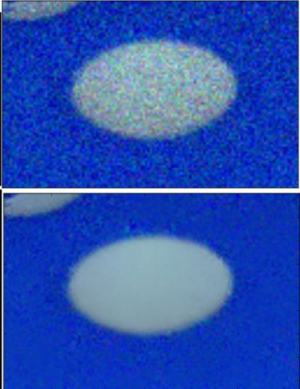
#> input picture Round 1/Intermediate Files/img.jpg, 300 x 389 px, given in place of the camera
$ python cv.py
#> lines starting #> are read from the running program, lines starting #| are printed output that depends on the picture; after the words box and inside, x2 and y2 are one past the last pixel; in counts of white or black regions, pixels touching at a corner belong together; long printed decimals are rounded
import cv2
import numpy as np
import imutils

import math
from math import atan2, degrees


# [12 lines of commented-out code are left out]


def angle(a, b, c):
    ang = degrees(atan2(c[1] - b[1], c[0] - b[0]) - atan2(a[1] - b[1], a[0] - b[0]))
    return ang


def displacement(x, y, a, b):
    disp = abs(((x - a) ** 2 + (y - b) ** 2) ** (1 / 2))
    return disp


cap = cv2.VideoCapture(0, cv2.CAP_DSHOW)
cap.set(3, 1420)
cap.set(4, 800)

index = 1

arr = [
    [532, 614],
    [550, 415],
    [590, 270],
    [590, 140],
    [490, 108],
    [360, 105],
    [170, 130],
]

while True:
    _, frame = cap.read()
#> frame is the input picture: shape (389, 300, 3); mean B, G, R 177.9, 80, 42.8

    hsv = cv2.cvtColor(frame, cv2.COLOR_BGR2HSV)
#> hsv: shape (389, 300, 3); mean H, S, V 109.6, 194, 178.1

    lower_black = np.array([0, 0, 0])
    upper_black = np.array([350, 55, 100])

    lower_green = np.array([40, 70, 80])
    upper_green = np.array([70, 255, 255])

    lower_red = np.array([0, 56, 100])
    upper_red = np.array([0, 100, 100])

    lower_blue = np.array([90, 60, 0])
    upper_blue = np.array([121, 255, 255])

    mask1 = cv2.inRange(hsv, lower_black, upper_black)
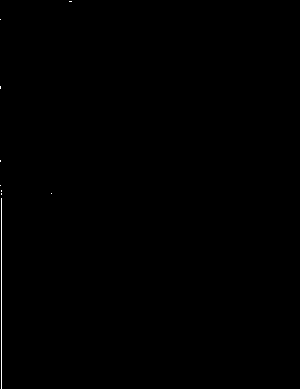
#> mask1: shape (389, 300); 0.18% white in thin lines or dots, all inside (x1, y1, x2, y2) = (0, 1, 72, 389)
    mask2 = cv2.inRange(hsv, lower_green, upper_green)
#> mask2: shape (389, 300); every value is 0
    mask3 = cv2.inRange(hsv, lower_red, upper_red)
    mask4 = cv2.inRange(hsv, lower_blue, upper_blue)
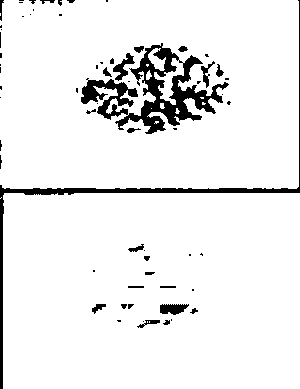
#> mask4: shape (389, 300); 93.1% white; 64 black regions (39 under 20 px)

    # [8 lines of commented-out code are left out]

    cnts4 = cv2.findContours(mask4, cv2.RETR_TREE, cv2.CHAIN_APPROX_SIMPLE)
#> cnts4 = 70 contours, 43 with area under 20; largest, box (x1, y1, x2, y2) and area: (3, 193, 300, 389) 57629, (0, 0, 299, 189) 55628, (114, 42, 230, 135) 3970, (80, 78, 139, 121) 1230, (112, 52, 136, 82) 274
    cnts4 = imutils.grab_contours(cnts4)

    # [34 lines of commented-out code are left out]

    for c in cnts4:
        area4 = cv2.contourArea(c)
        if area4 > 50:
            cv2.drawContours(frame, [c], -1, (0, 255, 0), 3)

            M = cv2.moments(c)
            cx = int(M["m10"] / M["m00"])
            cy = int(M["m01"] / M["m00"])
            # print(cx," ", cy)
            cv2.circle(frame, (cx, cy), 7, (255, 255, 255), -1)
            cv2.putText(
                frame,
                "blue",
                (cx - 20, cy - 20),
                cv2.FONT_HERSHEY_SIMPLEX,
                2.5,
                (255, 255, 255),
                3,
            )

            ang = angle([550, 415], [532, 614], (cx, cy))
            print(ang)

            disp = displacement(cx, cy, arr[index][0], arr[index][1])
            # print(disp)

            if disp <= 25:
                print("🙌🙌🙌🔥 achieved", arr[index])
                index = (index + 1) % 6
#> this loop made 70 passes
#> (area4, cx, cy, ang, disp) on passes 2, 6, 12, 15, 25, 27, 29, 39, 44, 46, 48, 52: (57629, 151, 290, -54.79, 418.1), (76.5, 151, 321, -57.61, 409.9), (266.5, 172, 308, -54.8, 392.9), (89, 97, 307, -59.96, 465.7), (80, 136, 248, -52.42, 446.4), (55628, 149, 93, -41.49, 514.3), (52.5, 132, 129, -44.68, 506.5), (1229.5, 108, 96, -44.47, 545.1), (55, 106, 72, -43.34, 561.1), (68, 218, 70, -35.16, 478.8), (149, 206, 73, -36.24, 485.1), (274, 123, 66, -41.9, 551.5)
#> area4 on passes 3, 5, 11, 13, 14, 17: 28, 33.5, 35, 28, 30, 49
#| -54.791
#| -57.607
#| -54.804
#| -59.956
#| -52.423
#| -41.489
#| -44.682
#| -44.470
#> (further printed lines are left out)
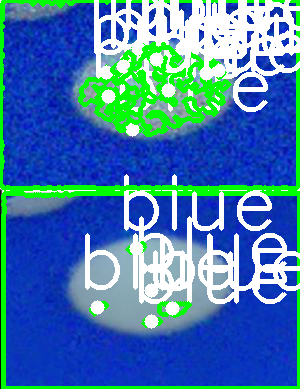
#> frame: shape (389, 300, 3); mean B, G, R 172.1, 122.9, 66.3
#> after the loop, index = 1
    for i in arr:
        frame = cv2.circle(frame, (i[0], i[1]), 7, (0, 255, 0), -1)
#> frame: shape (389, 300, 3); 0.08% of pixels changed, all inside (x1, y1, x2, y2) = (164, 125, 178, 138)

    cv2.imshow("result", frame)

    k = cv2.waitKey(5)
#> (key Esc is pressed here)
    if k == 27:
        break


cap.release()
cv2.destroyAllWindows()
